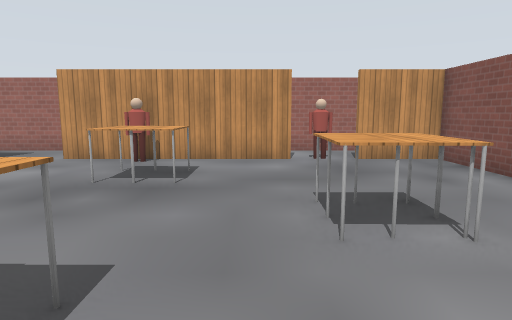
view 1 (above)

16 first-person views from a walk through a robot-simulator world made for Gazebo. The camera is 1.3 m above the floor, tilts 8° down and sees 75° across. The floor is counted in squares, 1 m on a side. Each view is taken from the middle of a square. On the plan, view 1 faces up. The plan holds only what a view shows up to about 14 squares ahead; the rest is blank. The place goes on beyond the plan. Simple patterns stand in for the simulator's built-in surfaces. Simple shapes stand in for some stock models.

view 2
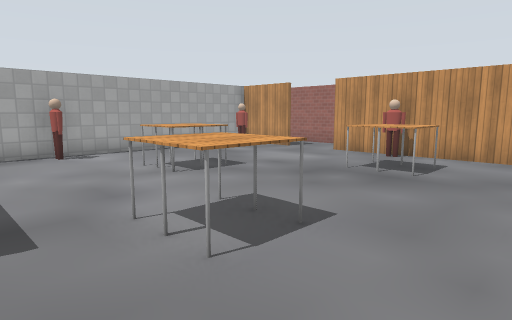

view 3
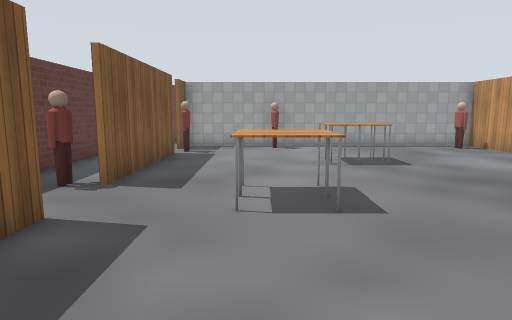

view 4
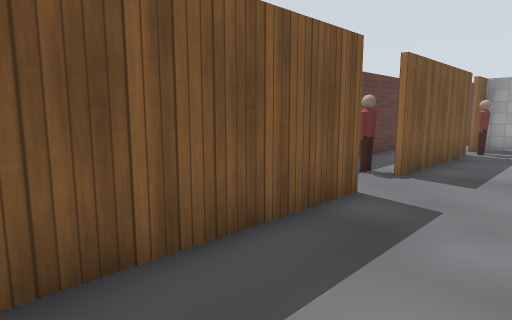

view 5
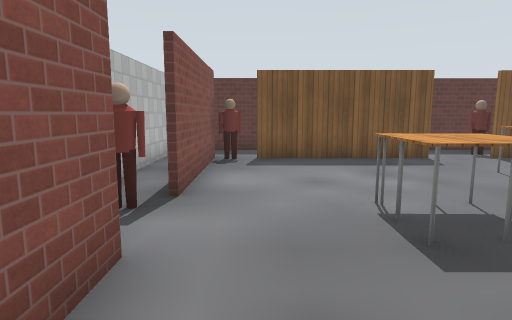

view 6
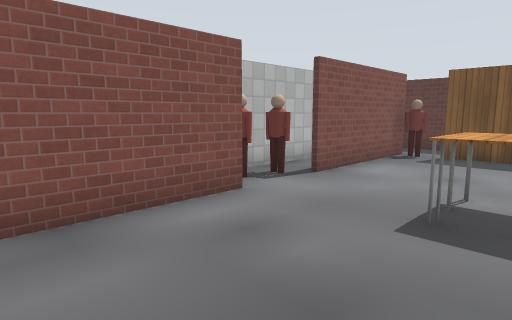

view 7
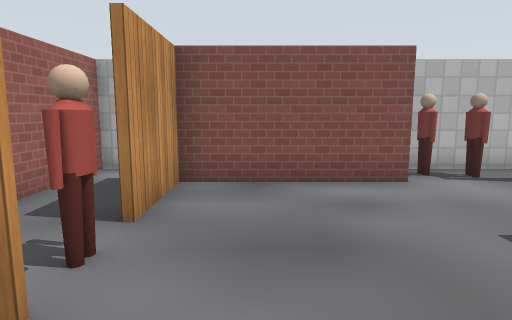

view 8
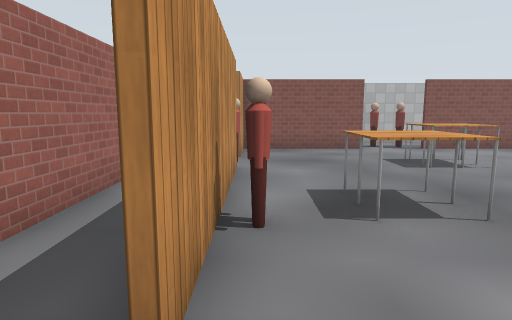

view 9
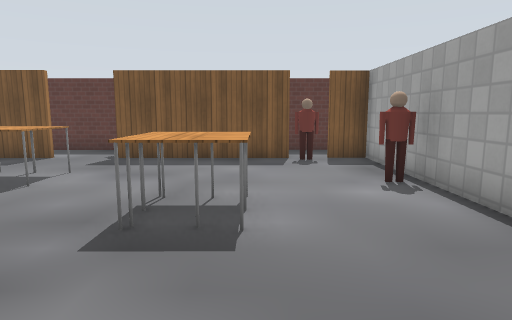

view 10
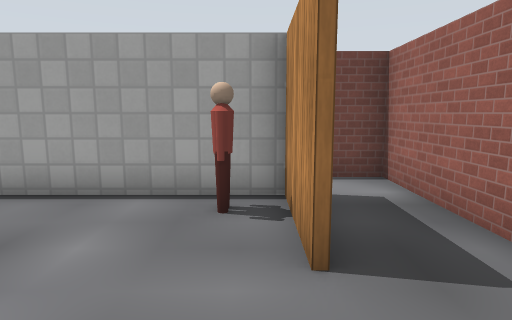

view 11
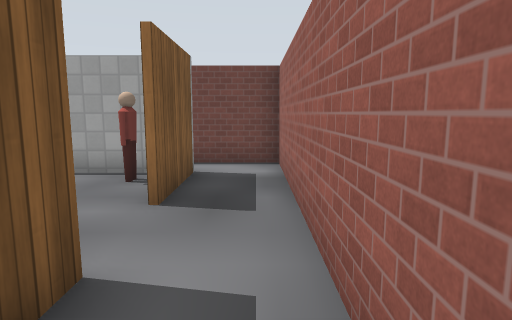

view 12
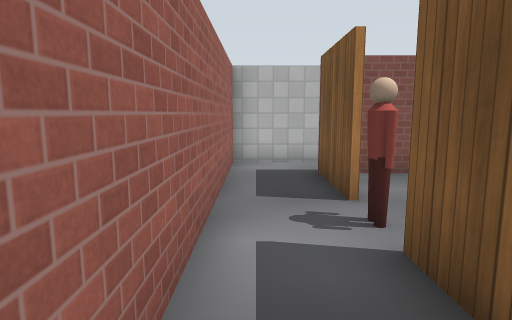

view 13
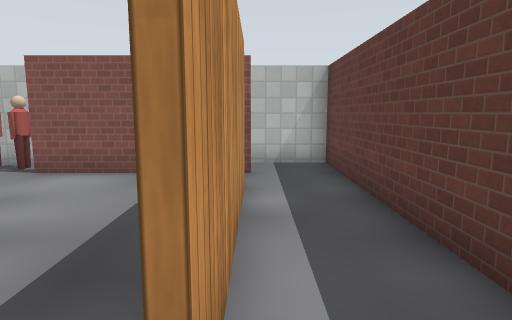

view 14
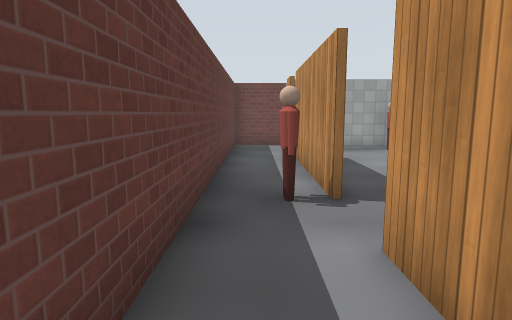

view 15
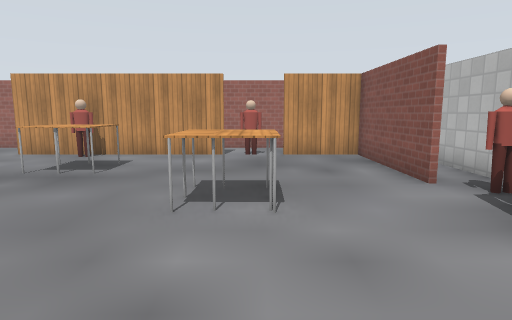

view 16
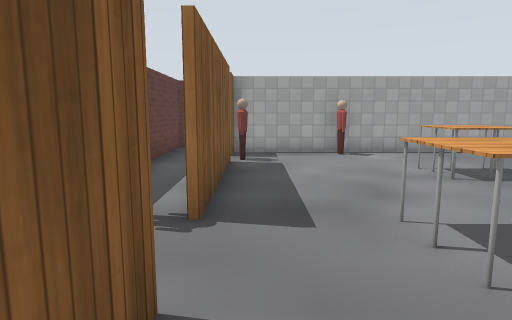

### Floor plan
Ten units are one square. View 1 is at (0, 0); x grows to the right and y downward. Boxes are objects, and circles mark ways between rooms. Rooms are numbered by the first view taken in them; rooms with no view inside come last. Other rooms are left out.
<svg viewBox="-122 -121 194 165">
<path fill="none" stroke="#000" d="M-11 16 40 16M10 -95 -56 -95M-75 -95 -102 -95 -102 16 -91 16M-80 16 -34 16M52 -50 52 -95 28 -95M52 15 52 -29M28 -96 54 -96M-4 -96 10 -96M67 -93 67 -116 -95 -116M-56 -96 -46 -96M-95 -96 -76 -96M67 16 67 -76M-34 18 -77 18M40 18 -11 18M-117 18 -117 39 67 38 67 16"/>
<rect x="-105" y="-25" width="10" height="10" fill="#bbb"><title>person</title></rect>
<rect x="-95" y="-95" width="10" height="10" fill="#bbb"><title>person</title></rect>
<rect x="-85" y="5" width="10" height="10" fill="#bbb"><title>person</title></rect>
<rect x="-75" y="-35" width="10" height="10" fill="#bbb"><title>table</title></rect>
<rect x="-75" y="-45" width="10" height="10" fill="#bbb"><title>table</title></rect>
<rect x="-65" y="-45" width="10" height="20" fill="#bbb"><title>table</title></rect>
<rect x="-35" y="-25" width="10" height="20" fill="#bbb"><title>table</title></rect>
<rect x="-35" y="-75" width="10" height="20" fill="#bbb"><title>table</title></rect>
<rect x="-35" y="-95" width="10" height="10" fill="#bbb"><title>person</title></rect>
<rect x="-25" y="-25" width="10" height="20" fill="#bbb"><title>table</title></rect>
<rect x="-25" y="-75" width="10" height="20" fill="#bbb"><title>table</title></rect>
<rect x="5" y="-45" width="20" height="20" fill="#bbb"><title>table</title></rect>
<rect x="5" y="-55" width="10" height="10" fill="#bbb"><title>table</title></rect>
<rect x="15" y="-55" width="10" height="10" fill="#bbb"><title>table</title></rect>
<rect x="15" y="-105" width="10" height="10" fill="#bbb"><title>person</title></rect>
<rect x="55" y="-35" width="10" height="10" fill="#bbb"><title>person</title></rect>
<rect x="55" y="-45" width="10" height="10" fill="#bbb"><title>person</title></rect>
<rect x="-35" y="15" width="10" height="10" fill="#bbb"><title>person</title></rect>
<rect x="45" y="15" width="10" height="10" fill="#bbb"><title>person</title></rect>
<circle cx="-65" cy="-100" r="3" fill="#2a7"/>
<circle cx="10" cy="-100" r="3" fill="#2a7"/>
<circle cx="50" cy="-45" r="3" fill="#2a7"/>
<circle cx="-25" cy="20" r="3" fill="#2a7"/>
<circle cx="-90" cy="20" r="3" fill="#2a7"/>
<circle cx="40" cy="20" r="3" fill="#2a7"/>
<circle cx="60" cy="10" r="3" fill="#2a7"/>
<text x="-30" y="-40">1</text>
<text x="20" y="-100">2</text>
<text x="-20" y="30">3</text>
</svg>
Room 1 opens to room 2. Room 1 opens to room 3. Room 2 opens to room 3.

Where each view was taken, in squares from view 1:
view 1: 0 up, 0 right, facing up
view 2: 1 down, 1 right, facing up-left
view 3: 1 up, 3 right, facing left
view 4: 1 up, 4 right, facing down-left
view 5: 8 up, 4 right, facing down
view 6: 9 up, 1 right, facing down-right
view 7: 8 up, 1 left, facing right
view 8: 9 up, 7 left, facing right
view 9: 8 up, 7 left, facing down
view 10: 9 up, 5 left, facing left
view 11: 11 up, 3 left, facing left
view 12: 11 up, 2 left, facing right
view 13: 2 down, 2 left, facing right
view 14: 3 down, 2 right, facing left
view 15: 1 down, 2 right, facing up
view 16: 1 down, 1 right, facing left
